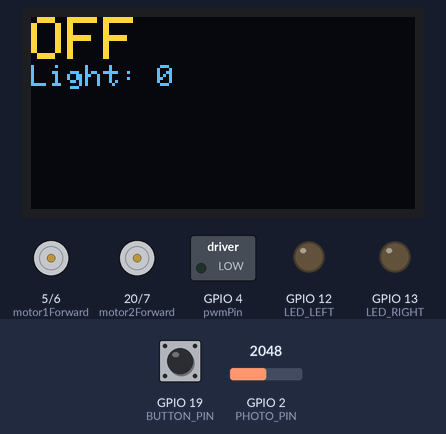
The sketch below on a simulated ESP32-S3. On the bench: 128×64 one-colour display, motor-driver pin pairs drawn as motors (green arrow = first pin HIGH = forward, orange = second pin HIGH = backward, longer = more drive), switched loads named in the sketch (green lamp = pin HIGH), output pins drawn as LEDs (lit = HIGH). Dashed ring = blinking. The inputs (shaded band) are chosen by the test bench; at power-on: GPIO 19 (BUTTON_PIN) HIGH, GPIO 2 (PHOTO_PIN) = 2048. The OLED is the two-colour kind (top 16 rows yellow); what the sketch prints to the serial monitor is not drawn.

Above: at 1.2 s.
1.3 s: GPIO 19 (BUTTON_PIN) pulled LOW for 0.15 s
At 1.76 s:
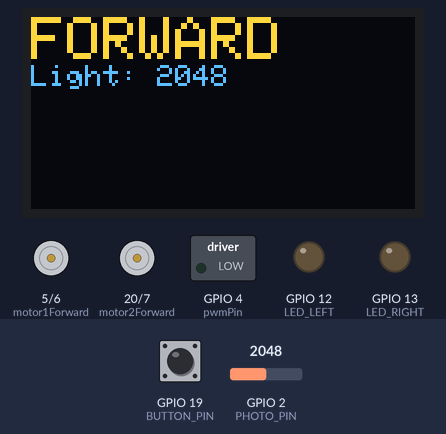
2.0 s: GPIO 2 (PHOTO_PIN) set to 2546
At 2.44 s:
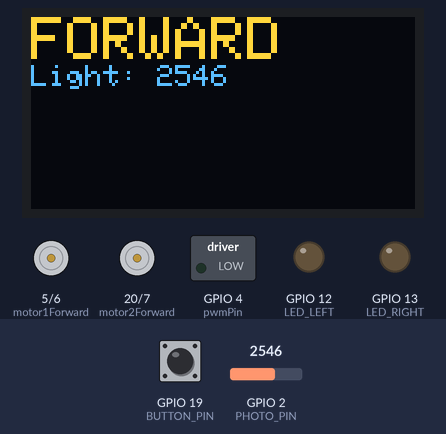
3.7 s: GPIO 2 (PHOTO_PIN) set to 2667
At 4.02 s:
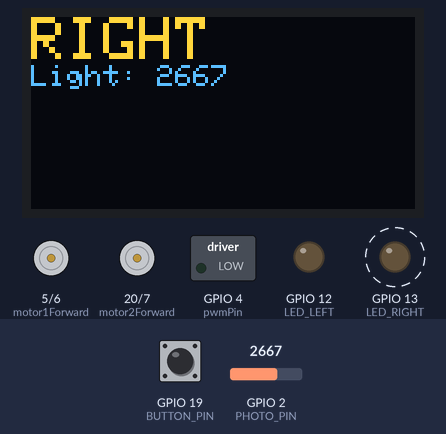
6.1 s: GPIO 2 (PHOTO_PIN) set to 1260
At 6.5 s:
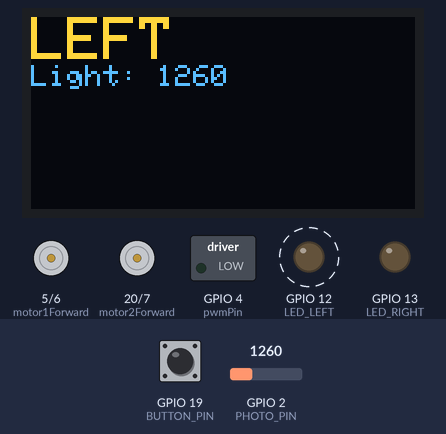
8.6 s: GPIO 19 (BUTTON_PIN) pulled LOW for 1 s
At 10.2 s:
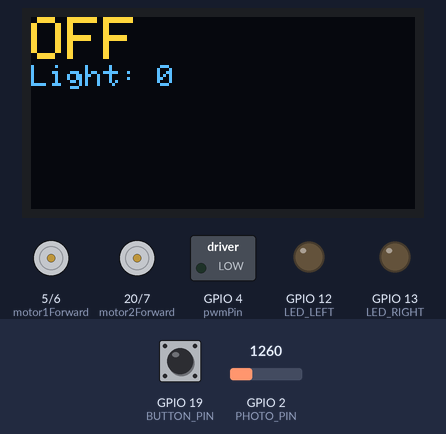
11.1 s: GPIO 19 (BUTTON_PIN) pulled LOW for 3.2 s
At 11.57 s:
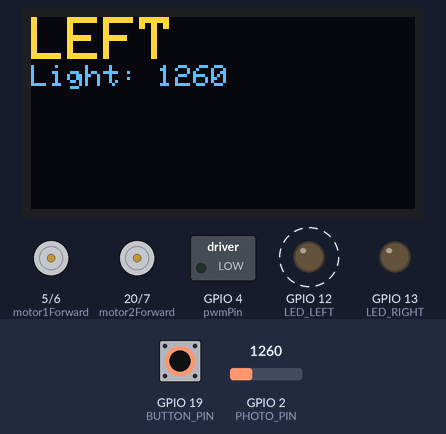
Timing chart, 0 to 15.9 s (numbered marks = the images above; inputs shaded):
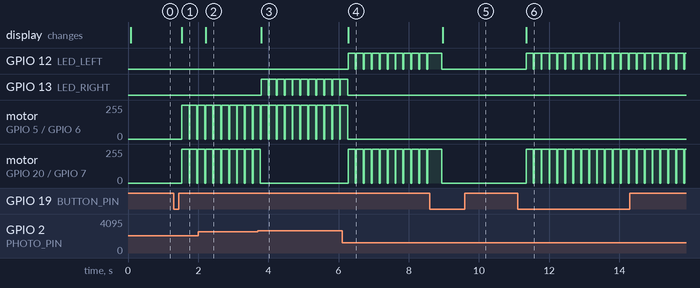

Measured:
- the behaviour switches between 2599 and 2600 on GPIO 2 (PHOTO_PIN) (found by bisection; images 2 and 3)
- after the input at 1.3 s, motor on GPIO 5 (motor1Forward) / GPIO 6 (motor1Backward), motor on GPIO 20 (motor2Forward) / GPIO 7 (motor2Backward): stopped → forward 255/255 after 0.24 s; the display: changes after 0.24 s (image 1)
- after the input at 2.0 s, the display: changes after 0.22 s (image 2)
- after the input at 3.7 s, GPIO 13 (LED_RIGHT): alternates HIGH for 0.20 s and LOW for 0.03 s, starting after 0.10 s; motor on GPIO 20 (motor2Forward) / GPIO 7 (motor2Backward): goes on until 3.8 s, then stays stopped; the display: changes after 0.10 s (image 3)
- after the input at 6.1 s, GPIO 12 (LED_LEFT): alternates HIGH for 0.20 s and LOW for 0.03 s, starting after 0.18 s; GPIO 13 (LED_RIGHT): goes on until 6.3 s, then stays LOW
- after the input at 8.6 s, the display: changes after 0.36 s (image 5)
- after the input at 11.1 s, GPIO 12 (LED_LEFT): alternates HIGH for 0.20 s and LOW for 0.03 s, starting after 0.24 s; motor on GPIO 20 (motor2Forward) / GPIO 7 (motor2Backward): alternates forward 255/255 for 0.20 s and stopped for 0.03 s, starting after 0.24 s; the display: changes after 0.24 s (image 6)

The sketch:

basicCarDriverCode.ino
```cpp
#include <Arduino.h>
#include <Wire.h>
#include <Adafruit_GFX.h>
#include <Adafruit_SSD1306.h>

#define SCREEN_WIDTH 128
#define SCREEN_HEIGHT 64
#define OLED_ADDR 0x3C

Adafruit_SSD1306 display(SCREEN_WIDTH, SCREEN_HEIGHT, &Wire, -1);

// Direction LEDs
const int LED_LEFT  = 12;
const int LED_RIGHT   = 13;

// PWM
const int pwmPin = 4;

// Motor 1 (Left motor)
const int motor1Forward  = 5;
const int motor1Backward = 6;

// Motor 2 (Right motor)
const int motor2Forward  = 20;
const int motor2Backward = 7;

// Photoresistor
const int PHOTO_PIN = 2;

// ✅ Power Button
const int BUTTON_PIN = 19;
bool systemOn = false;
bool lastButtonState = HIGH;

void showMsg(const char* msg, int sensorValue) {
  display.clearDisplay();
  display.setTextSize(2);
  display.setTextColor(SSD1306_WHITE);
  display.setCursor(0, 0);
  display.println(msg);

  display.setTextSize(1);
  display.print("Light: ");
  display.println(sensorValue);

  display.display();
}

void stopMotors() {
  digitalWrite(motor1Forward, LOW);
  digitalWrite(motor1Backward, LOW);
  digitalWrite(motor2Forward, LOW);
  digitalWrite(motor2Backward, LOW);
}

void moveForward() {
  digitalWrite(motor1Forward, HIGH);
  digitalWrite(motor1Backward, LOW);
  digitalWrite(motor2Forward, HIGH);
  digitalWrite(motor2Backward, LOW);
}

void turnLeft() {
  digitalWrite(motor1Forward, LOW);
  digitalWrite(motor1Backward, LOW);
  digitalWrite(motor2Backward, LOW);
  digitalWrite(motor2Forward, HIGH);
}

void turnRight() {
  digitalWrite(motor1Forward, HIGH);
  digitalWrite(motor1Backward, LOW);
  digitalWrite(motor2Backward, LOW);
  digitalWrite(motor2Forward, LOW);
}

void setup() {
  Serial.begin(115200);

  Wire.begin(22, 21);

  pinMode(LED_LEFT, OUTPUT);
  pinMode(LED_RIGHT, OUTPUT);

  pinMode(pwmPin, OUTPUT);

  pinMode(motor1Forward, OUTPUT);
  pinMode(motor1Backward, OUTPUT);
  pinMode(motor2Forward, OUTPUT);
  pinMode(motor2Backward, OUTPUT);

  pinMode(PHOTO_PIN, INPUT);

  // ✅ Button setup
  pinMode(BUTTON_PIN, INPUT_PULLUP);

  if (!display.begin(SSD1306_SWITCHCAPVCC, OLED_ADDR)) {
    while (true) { delay(10); }
  }

  display.clearDisplay();
  display.display();
}

void loop() {

  // ✅ Button toggle logic
  bool currentButtonState = digitalRead(BUTTON_PIN);

  if (lastButtonState == HIGH && currentButtonState == LOW) {
    systemOn = !systemOn;   // toggle state
    delay(200);             // simple debounce
  }

  lastButtonState = currentButtonState;

  // ✅ If system is OFF
  if (!systemOn) {
    stopMotors();
    digitalWrite(LED_LEFT, LOW);
    digitalWrite(LED_RIGHT, LOW);
    showMsg("OFF", 0);
    return;
  }

  // --- Your original code below remains untouched ---

  int sensorValue = analogRead(PHOTO_PIN);
  Serial.println(sensorValue);

  stopMotors();

  digitalWrite(LED_LEFT, LOW);
  digitalWrite(LED_RIGHT, LOW);

  if (sensorValue < 1300) {
    showMsg("LEFT", sensorValue);
    digitalWrite(LED_LEFT, HIGH);
    turnLeft();
  }
  else if (sensorValue < 2600) {
    showMsg("FORWARD", sensorValue);
    moveForward();
  }
  else {
    showMsg("RIGHT", sensorValue);
    digitalWrite(LED_RIGHT, HIGH);
    turnRight();
  }

  delay(200);
}
```
